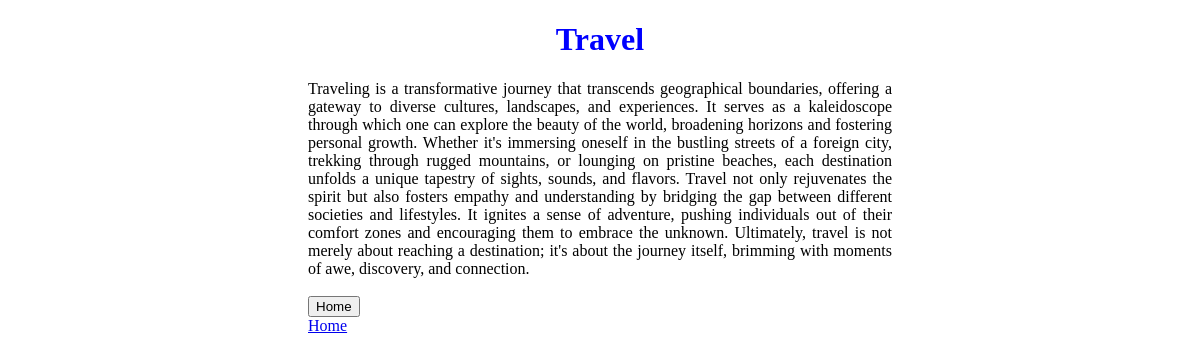
/view_post/2, run on the app's committed database.
### blog_app/models.py (models this page shows, shortened)
class Post(models.Model):
    title = models.CharField(max_length = 50)
    created_at = models.DateTimeField(default = datetime.now())
    content = models.TextField()

### blog_app/views.py (the view)
# urls.py: path('view_post/<str:id>', views.view_post, name = 'view_post')
def view_post(request, id):
    post = Post.objects.get(id = id)
    return render(request, 'html/view_post.html', context = {'post': post})

### templates/html/view_post.html (shortened to what this page needs)
{% extends 'html/base.html' %}
{% block heading %} {{ post.title }} {% endblock %}
{% block body %}
<div class="view-post">
    <span> {{post.content }} </span> <br> <br>
    <button onclick = window.location.href="/home"> Home </button> <br>
    <a href="/home"> Home </a>
</div>
{% endblock %}

### templates/static/base.css (style rules this page uses)
.view-post { text-align: justify; padding-right: 300px; padding-left: 300px; }

### data on the page
Post: title "Travel", content "Traveling is a transformative journey that transcends geographical boundaries, offering a gateway to diverse cultures, landscapes, and experiences. It serves as a kaleidoscope through which one can explore the beauty of the world, broadening horizons and fostering personal growth. Whether it's immersing oneself in the bustling streets of a foreign city, trekking through rugged mountains, or lounging on pristine beaches, each destination unfolds a unique tapestry of sights, sounds, and flavors. Travel not only rejuvenates the spirit but also fosters empathy and understanding by bridging the gap between different societies and lifestyles. It ignites a sense of adventure, pushing individuals…"
